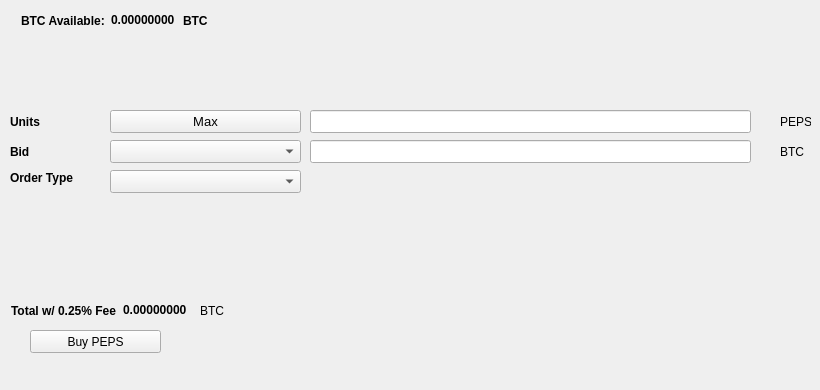
   <widget class="QWidget" name="BuyTab">
    <attribute name="title">
     <string>Buy</string>
    </attribute>
    <widget class="QPushButton" name="BuyPEPS">
     <property name="geometry">
      <rect>
       <x>30</x>
       <y>330</y>
       <width>131</width>
       <height>23</height>
      </rect>
     </property>
     <property name="text">
      <string>Buy PEPS</string>
     </property>
     <property name="icon">
      <iconset resource="../peps.qrc">
       <normaloff>:/icons/bitcoin</normaloff>:/icons/bitcoin</iconset>
     </property>
    </widget>
    <widget class="QLabel" name="label_3">
     <property name="geometry">
      <rect>
       <x>10</x>
       <y>110</y>
       <width>46</width>
       <height>23</height>
      </rect>
     </property>
     <property name="font">
      <font>
       <weight>75</weight>
       <bold>true</bold>
      </font>
     </property>
     <property name="text">
      <string>Units</string>
     </property>
    </widget>
    <widget class="QLineEdit" name="UnitsInput">
     <property name="geometry">
      <rect>
       <x>310</x>
       <y>110</y>
       <width>441</width>
       <height>23</height>
      </rect>
     </property>
     <property name="font">
      <font>
       <pointsize>9</pointsize>
       <weight>75</weight>
       <bold>true</bold>
      </font>
     </property>
    </widget>
    <widget class="QLineEdit" name="BuyBidPriceEdit">
     <property name="geometry">
      <rect>
       <x>310</x>
       <y>140</y>
       <width>441</width>
       <height>23</height>
      </rect>
     </property>
     <property name="font">
      <font>
       <pointsize>9</pointsize>
       <weight>75</weight>
       <bold>true</bold>
      </font>
     </property>
    </widget>
    <widget class="QLabel" name="label_4">
     <property name="geometry">
      <rect>
       <x>780</x>
       <y>110</y>
       <width>31</width>
       <height>23</height>
      </rect>
     </property>
     <property name="text">
      <string>PEPS</string>
     </property>
    </widget>
    <widget class="QLabel" name="label_5">
     <property name="geometry">
      <rect>
       <x>780</x>
       <y>140</y>
       <width>31</width>
       <height>23</height>
      </rect>
     </property>
     <property name="text">
      <string>BTC</string>
     </property>
    </widget>
    <widget class="QLabel" name="label_6">
     <property name="geometry">
      <rect>
       <x>10</x>
       <y>140</y>
       <width>46</width>
       <height>23</height>
      </rect>
     </property>
     <property name="font">
      <font>
       <weight>75</weight>
       <bold>true</bold>
      </font>
     </property>
     <property name="text">
      <string>Bid</string>
     </property>
    </widget>
    <widget class="QLabel" name="label_7">
     <property name="geometry">
      <rect>
       <x>10</x>
       <y>170</y>
       <width>91</width>
       <height>16</height>
      </rect>
     </property>
     <property name="font">
      <font>
       <weight>75</weight>
       <bold>true</bold>
      </font>
     </property>
     <property name="text">
      <string>Order Type</string>
     </property>
    </widget>
    <widget class="QPushButton" name="Buy_Max_Amount">
     <property name="geometry">
      <rect>
       <x>110</x>
       <y>110</y>
       <width>191</width>
       <height>23</height>
      </rect>
     </property>
     <property name="font">
      <font>
       <pointsize>10</pointsize>
      </font>
     </property>
     <property name="text">
      <string>Max</string>
     </property>
    </widget>
    <widget class="QComboBox" name="BuyBidcomboBox">
     <property name="geometry">
      <rect>
       <x>110</x>
       <y>140</y>
       <width>191</width>
       <height>23</height>
      </rect>
     </property>
     <property name="font">
      <font>
       <pointsize>10</pointsize>
      </font>
     </property>
    </widget>
    <widget class="QComboBox" name="buyOrdertypeCombo">
     <property name="geometry">
      <rect>
       <x>110</x>
       <y>170</y>
       <width>191</width>
       <height>23</height>
      </rect>
     </property>
     <property name="font">
      <font>
       <pointsize>10</pointsize>
      </font>
     </property>
    </widget>
    <widget class="QWidget" name="layoutWidget1">
     <property name="geometry">
      <rect>
       <x>21</x>
       <y>11</y>
       <width>227</width>
       <height>19</height>
      </rect>
     </property>
     <layout class="QHBoxLayout" name="horizontalLayout_3">
      <item>
       <widget class="QLabel" name="label232">
        <property name="font">
         <font>
          <weight>75</weight>
          <bold>true</bold>
         </font>
        </property>
        <property name="text">
         <string>BTC Available:</string>
        </property>
       </widget>
      </item>
      <item>
       <widget class="QLabel" name="BtcAvailableLbl">
        <property name="palette">
         <palette>
          <active>
           <colorrole role="WindowText">
            <brush brushstyle="SolidPattern">
             <color alpha="255">
              <red>0</red>
              <green>0</green>
              <blue>0</blue>
             </color>
            </brush>
           </colorrole>
           <colorrole role="Button">
            <brush brushstyle="SolidPattern">
             <color alpha="255">
              <red>0</red>
              <green>170</green>
              <blue>0</blue>
             </color>
            </brush>
           </colorrole>
           <colorrole role="Light">
            <brush brushstyle="SolidPattern">
             <color alpha="255">
              <red>0</red>
              <green>255</green>
              <blue>0</blue>
             </color>
            </brush>
           </colorrole>
           <colorrole role="Midlight">
            <brush brushstyle="SolidPattern">
             <color alpha="255">
              <red>0</red>
              <green>212</green>
              <blue>0</blue>
             </color>
            </brush>
           </colorrole>
           <colorrole role="Dark">
            <brush brushstyle="SolidPattern">
             <color alpha="255">
              <red>0</red>
              <green>85</green>
              <blue>0</blue>
             </color>
            </brush>
           </colorrole>
           <colorrole role="Mid">
            <brush brushstyle="SolidPattern">
             <color alpha="255">
              <red>0</red>
              <green>113</green>
              <blue>0</blue>
             </color>
            </brush>
           </colorrole>
           <colorrole role="Text">
            <brush brushstyle="SolidPattern">
             <color alpha="255">
              <red>0</red>
              <green>170</green>
              <blue>0</blue>
             </color>
            </brush>
           </colorrole>
           <colorrole role="BrightText">
            <brush brushstyle="SolidPattern">
             <color alpha="255">
              <red>255</red>
              <green>255</green>
              <blue>255</blue>
             </color>
            </brush>
           </colorrole>
           <colorrole role="ButtonText">
            <brush brushstyle="SolidPattern">
             <color alpha="255">
              <red>0</red>
              <green>0</green>
              <blue>0</blue>
             </color>
            </brush>
           </colorrole>
           <colorrole role="Base">
            <brush brushstyle="SolidPattern">
             <color alpha="255">
              <red>255</red>
              <green>255</green>
              <blue>255</blue>
             </color>
            </brush>
           </colorrole>
           <colorrole role="Window">
            <brush brushstyle="SolidPattern">
             <color alpha="255">
              <red>0</red>
              <green>170</green>
              <blue>0</blue>
             </color>
            </brush>
           </colorrole>
           <colorrole role="Shadow">
            <brush brushstyle="SolidPattern">
             <color alpha="255">
              <red>0</red>
              <green>0</green>
              <blue>0</blue>
             </color>
            </brush>
           </colorrole>
           <colorrole role="AlternateBase">
            <brush brushstyle="SolidPattern">
             <color alpha="255">
              <red>127</red>
              <green>212</green>
              <blue>127</blue>
             </color>
            </brush>
           </colorrole>
           <colorrole role="ToolTipBase">
            <brush brushstyle="SolidPattern">
             <color alpha="255">
              <red>255</red>
              <green>255</green>
              <blue>220</blue>
             </color>
            </brush>
           </colorrole>
           <colorrole role="ToolTipText">
            <brush brushstyle="SolidPattern">
             <color alpha="255">
              <red>0</red>
              <green>0</green>
              <blue>0</blue>
             </color>
            </brush>
           </colorrole>
          </active>
          <inactive>
           <colorrole role="WindowText">
            <brush brushstyle="SolidPattern">
             <color alpha="255">
              <red>0</red>
              <green>0</green>
              <blue>0</blue>
             </color>
            </brush>
           </colorrole>
           <colorrole role="Button">
            <brush brushstyle="SolidPattern">
             <color alpha="255">
              <red>0</red>
              <green>170</green>
              <blue>0</blue>
             </color>
            </brush>
           </colorrole>
           <colorrole role="Light">
            <brush brushstyle="SolidPattern">
             <color alpha="255">
              <red>0</red>
              <green>255</green>
              <blue>0</blue>
             </color>
            </brush>
           </colorrole>
           <colorrole role="Midlight">
            <brush brushstyle="SolidPattern">
             <color alpha="255">
              <red>0</red>
              <green>212</green>
              <blue>0</blue>
             </color>
            </brush>
           </colorrole>
           <colorrole role="Dark">
            <brush brushstyle="SolidPattern">
             <color alpha="255">
              <red>0</red>
              <green>85</green>
              <blue>0</blue>
             </color>
            </brush>
           </colorrole>
           <colorrole role="Mid">
            <brush brushstyle="SolidPattern">
             <color alpha="255">
              <red>0</red>
              <green>113</green>
              <blue>0</blue>
             </color>
            </brush>
           </colorrole>
           <colorrole role="Text">
            <brush brushstyle="SolidPattern">
             <color alpha="255">
              <red>0</red>
              <green>170</green>
              <blue>0</blue>
             </color>
            </brush>
           </colorrole>
           <colorrole role="BrightText">
            <brush brushstyle="SolidPattern">
             <color alpha="255">
              <red>255</red>
              <green>255</green>
              <blue>255</blue>
             </color>
            </brush>
           </colorrole>
           <colorrole role="ButtonText">
            <brush brushstyle="SolidPattern">
             <color alpha="255">
              <red>0</red>
              <green>0</green>
              <blue>0</blue>
             </color>
            </brush>
           </colorrole>
           <colorrole role="Base">
            <brush brushstyle="SolidPattern">
             <color alpha="255">
              <red>255</red>
              <green>255</green>
              <blue>255</blue>
             </color>
            </brush>
           </colorrole>
           <colorrole role="Window">
            <brush brushstyle="SolidPattern">
             <color alpha="255">
              <red>0</red>
              <green>170</green>
              <blue>0</blue>
             </color>
            </brush>
           </colorrole>
           <colorrole role="Shadow">
            <brush brushstyle="SolidPattern">
             <color alpha="255">
              <red>0</red>
              <green>0</green>
              <blue>0</blue>
             </color>
            </brush>
           </colorrole>
           <colorrole role="AlternateBase">
            <brush brushstyle="SolidPattern">
             <color alpha="255">
              <red>127</red>
              <green>212</green>
              <blue>127</blue>
             </color>
            </brush>
           </colorrole>
           <colorrole role="ToolTipBase">
            <brush brushstyle="SolidPattern">
             <color alpha="255">
              <red>255</red>
              <green>255</green>
              <blue>220</blue>
             </color>
            </brush>
           </colorrole>
           <colorrole role="ToolTipText">
            <brush brushstyle="SolidPattern">
             <color alpha="255">
              <red>0</red>
              <green>0</green>
              <blue>0</blue>
             </color>
            </brush>
           </colorrole>
          </inactive>
          <disabled>
           <colorrole role="WindowText">
            <brush brushstyle="SolidPattern">
             <color alpha="255">
              <red>0</red>
              <green>85</green>
              <blue>0</blue>
             </color>
            </brush>
           </colorrole>
           <colorrole role="Button">
            <brush brushstyle="SolidPattern">
             <color alpha="255">
              <red>0</red>
              <green>170</green>
              <blue>0</blue>
             </color>
            </brush>
           </colorrole>
           <colorrole role="Light">
            <brush brushstyle="SolidPattern">
             <color alpha="255">
              <red>0</red>
              <green>255</green>
              <blue>0</blue>
             </color>
            </brush>
           </colorrole>
           <colorrole role="Midlight">
            <brush brushstyle="SolidPattern">
             <color alpha="255">
              <red>0</red>
              <green>212</green>
              <blue>0</blue>
             </color>
            </brush>
           </colorrole>
           <colorrole role="Dark">
            <brush brushstyle="SolidPattern">
             <color alpha="255">
              <red>0</red>
              <green>85</green>
              <blue>0</blue>
             </color>
            </brush>
           </colorrole>
           <colorrole role="Mid">
            <brush brushstyle="SolidPattern">
             <color alpha="255">
              <red>0</red>
              <green>113</green>
              <blue>0</blue>
             </color>
            </brush>
           </colorrole>
           <colorrole role="Text">
            <brush brushstyle="SolidPattern">
             <color alpha="255">
              <red>0</red>
              <green>85</green>
              <blue>0</blue>
             </color>
            </brush>
           </colorrole>
           <colorrole role="BrightText">
            <brush brushstyle="SolidPattern">
             <color alpha="255">
              <red>255</red>
              <green>255</green>
              <blue>255</blue>
             </color>
            </brush>
           </colorrole>
           <colorrole role="ButtonText">
            <brush brushstyle="SolidPattern">
             <color alpha="255">
              <red>0</red>
              <green>85</green>
              <blue>0</blue>
             </color>
            </brush>
           </colorrole>
           <colorrole role="Base">
            <brush brushstyle="SolidPattern">
             <color alpha="255">
              <red>0</red>
              <green>170</green>
              <blue>0</blue>
             </color>
            </brush>
           </colorrole>
           <colorrole role="Window">
            <brush brushstyle="SolidPattern">
             <color alpha="255">
              <red>0</red>
              <green>170</green>
              <blue>0</blue>
             </color>
            </brush>
           </colorrole>
           <colorrole role="Shadow">
            <brush brushstyle="SolidPattern">
             <color alpha="255">
              <red>0</red>
              <green>0</green>
              <blue>0</blue>
             </color>
            </brush>
           </colorrole>
           <colorrole role="AlternateBase">
            <brush brushstyle="SolidPattern">
             <color alpha="255">
              <red>0</red>
              <green>170</green>
              <blue>0</blue>
             </color>
            </brush>
           </colorrole>
           <colorrole role="ToolTipBase">
            <brush brushstyle="SolidPattern">
             <color alpha="255">
              <red>255</red>
              <green>255</green>
              <blue>220</blue>
             </color>
            </brush>
           </colorrole>
           <colorrole role="ToolTipText">
            <brush brushstyle="SolidPattern">
             <color alpha="255">
              <red>0</red>
              <green>0</green>
              <blue>0</blue>
             </color>
            </brush>
           </colorrole>
          </disabled>
         </palette>
        </property>
        <property name="font">
         <font>
          <weight>75</weight>
          <bold>true</bold>
         </font>
        </property>
        <property name="text">
         <string>0.00000000</string>
        </property>
        <property name="textInteractionFlags">
         <set>Qt::LinksAccessibleByMouse|Qt::TextSelectableByKeyboard|Qt::TextSelectableByMouse</set>
        </property>
       </widget>
      </item>
      <item>
       <widget class="QLabel" name="BtcAvailableLbl_2">
        <property name="font">
         <font>
          <weight>75</weight>
          <bold>true</bold>
         </font>
        </property>
        <property name="text">
         <string>BTC</string>
        </property>
       </widget>
      </item>
     </layout>
    </widget>
    <widget class="QWidget" name="layoutWidge2">
     <property name="geometry">
      <rect>
       <x>11</x>
       <y>301</y>
       <width>259</width>
       <height>19</height>
      </rect>
     </property>
     <layout class="QHBoxLayout" name="horizontalLayout_4">
      <item>
       <widget class="QLabel" name="label_9">
        <property name="font">
         <font>
          <weight>75</weight>
          <bold>true</bold>
         </font>
        </property>
        <property name="text">
         <string>Total w/ 0.25% Fee</string>
        </property>
       </widget>
      </item>
      <item>
       <widget class="QLabel" name="BuyCostLabel">
        <property name="palette">
         <palette>
          <active>
           <colorrole role="WindowText">
            <brush brushstyle="SolidPattern">
             <color alpha="255">
              <red>0</red>
              <green>0</green>
              <blue>0</blue>
             </color>
            </brush>
           </colorrole>
           <colorrole role="Button">
            <brush brushstyle="SolidPattern">
             <color alpha="255">
              <red>0</red>
              <green>170</green>
              <blue>0</blue>
             </color>
            </brush>
           </colorrole>
           <colorrole role="Light">
            <brush brushstyle="SolidPattern">
             <color alpha="255">
              <red>0</red>
              <green>255</green>
              <blue>0</blue>
             </color>
            </brush>
           </colorrole>
           <colorrole role="Midlight">
            <brush brushstyle="SolidPattern">
             <color alpha="255">
              <red>0</red>
              <green>212</green>
              <blue>0</blue>
             </color>
            </brush>
           </colorrole>
           <colorrole role="Dark">
            <brush brushstyle="SolidPattern">
             <color alpha="255">
              <red>0</red>
              <green>85</green>
              <blue>0</blue>
             </color>
            </brush>
           </colorrole>
           <colorrole role="Mid">
            <brush brushstyle="SolidPattern">
             <color alpha="255">
              <red>0</red>
              <green>113</green>
              <blue>0</blue>
             </color>
            </brush>
           </colorrole>
           <colorrole role="Text">
            <brush brushstyle="SolidPattern">
             <color alpha="255">
              <red>0</red>
              <green>170</green>
              <blue>0</blue>
             </color>
            </brush>
           </colorrole>
           <colorrole role="BrightText">
            <brush brushstyle="SolidPattern">
             <color alpha="255">
              <red>255</red>
              <green>255</green>
              <blue>255</blue>
             </color>
            </brush>
           </colorrole>
           <colorrole role="ButtonText">
            <brush brushstyle="SolidPattern">
             <color alpha="255">
              <red>0</red>
              <green>0</green>
              <blue>0</blue>
             </color>
            </brush>
           </colorrole>
           <colorrole role="Base">
            <brush brushstyle="SolidPattern">
             <color alpha="255">
              <red>255</red>
              <green>255</green>
              <blue>255</blue>
             </color>
            </brush>
           </colorrole>
           <colorrole role="Window">
            <brush brushstyle="SolidPattern">
             <color alpha="255">
              <red>0</red>
              <green>170</green>
              <blue>0</blue>
             </color>
            </brush>
           </colorrole>
           <colorrole role="Shadow">
            <brush brushstyle="SolidPattern">
             <color alpha="255">
              <red>0</red>
              <green>0</green>
              <blue>0</blue>
             </color>
            </brush>
           </colorrole>
           <colorrole role="AlternateBase">
            <brush brushstyle="SolidPattern">
             <color alpha="255">
              <red>127</red>
              <green>212</green>
              <blue>127</blue>
             </color>
            </brush>
           </colorrole>
           <colorrole role="ToolTipBase">
            <brush brushstyle="SolidPattern">
             <color alpha="255">
              <red>255</red>
              <green>255</green>
              <blue>220</blue>
             </color>
            </brush>
           </colorrole>
           <colorrole role="ToolTipText">
            <brush brushstyle="SolidPattern">
             <color alpha="255">
              <red>0</red>
              <green>0</green>
              <blue>0</blue>
             </color>
            </brush>
           </colorrole>
          </active>
          <inactive>
           <colorrole role="WindowText">
            <brush brushstyle="SolidPattern">
             <color alpha="255">
              <red>0</red>
              <green>0</green>
              <blue>0</blue>
             </color>
            </brush>
           </colorrole>
           <colorrole role="Button">
            <brush brushstyle="SolidPattern">
             <color alpha="255">
              <red>0</red>
              <green>170</green>
              <blue>0</blue>
             </color>
            </brush>
           </colorrole>
           <colorrole role="Light">
            <brush brushstyle="SolidPattern">
             <color alpha="255">
              <red>0</red>
              <green>255</green>
              <blue>0</blue>
             </color>
            </brush>
           </colorrole>
           <colorrole role="Midlight">
            <brush brushstyle="SolidPattern">
             <color alpha="255">
              <red>0</red>
              <green>212</green>
              <blue>0</blue>
             </color>
            </brush>
           </colorrole>
           <colorrole role="Dark">
            <brush brushstyle="SolidPattern">
             <color alpha="255">
              <red>0</red>
              <green>85</green>
              <blue>0</blue>
             </color>
            </brush>
           </colorrole>
           <colorrole role="Mid">
            <brush brushstyle="SolidPattern">
             <color alpha="255">
              <red>0</red>
              <green>113</green>
              <blue>0</blue>
             </color>
            </brush>
           </colorrole>
           <colorrole role="Text">
            <brush brushstyle="SolidPattern">
             <color alpha="255">
              <red>0</red>
              <green>170</green>
              <blue>0</blue>
             </color>
            </brush>
           </colorrole>
           <colorrole role="BrightText">
            <brush brushstyle="SolidPattern">
             <color alpha="255">
              <red>255</red>
              <green>255</green>
              <blue>255</blue>
             </color>
            </brush>
           </colorrole>
           <colorrole role="ButtonText">
            <brush brushstyle="SolidPattern">
             <color alpha="255">
              <red>0</red>
              <green>0</green>
              <blue>0</blue>
             </color>
            </brush>
           </colorrole>
           <colorrole role="Base">
            <brush brushstyle="SolidPattern">
             <color alpha="255">
              <red>255</red>
              <green>255</green>
              <blue>255</blue>
             </color>
            </brush>
           </colorrole>
           <colorrole role="Window">
            <brush brushstyle="SolidPattern">
             <color alpha="255">
              <red>0</red>
              <green>170</green>
              <blue>0</blue>
             </color>
            </brush>
           </colorrole>
           <colorrole role="Shadow">
            <brush brushstyle="SolidPattern">
             <color alpha="255">
              <red>0</red>
              <green>0</green>
              <blue>0</blue>
             </color>
            </brush>
           </colorrole>
           <colorrole role="AlternateBase">
            <brush brushstyle="SolidPattern">
             <color alpha="255">
              <red>127</red>
              <green>212</green>
              <blue>127</blue>
             </color>
            </brush>
           </colorrole>
           <colorrole role="ToolTipBase">
            <brush brushstyle="SolidPattern">
             <color alpha="255">
              <red>255</red>
              <green>255</green>
              <blue>220</blue>
             </color>
            </brush>
           </colorrole>
           <colorrole role="ToolTipText">
            <brush brushstyle="SolidPattern">
             <color alpha="255">
              <red>0</red>
              <green>0</green>
              <blue>0</blue>
             </color>
            </brush>
           </colorrole>
          </inactive>
          <disabled>
           <colorrole role="WindowText">
            <brush brushstyle="SolidPattern">
             <color alpha="255">
              <red>0</red>
              <green>85</green>
              <blue>0</blue>
             </color>
            </brush>
           </colorrole>
           <colorrole role="Button">
            <brush brushstyle="SolidPattern">
             <color alpha="255">
              <red>0</red>
              <green>170</green>
              <blue>0</blue>
             </color>
            </brush>
           </colorrole>
           <colorrole role="Light">
            <brush brushstyle="SolidPattern">
             <color alpha="255">
              <red>0</red>
              <green>255</green>
              <blue>0</blue>
             </color>
            </brush>
           </colorrole>
           <colorrole role="Midlight">
            <brush brushstyle="SolidPattern">
             <color alpha="255">
              <red>0</red>
              <green>212</green>
              <blue>0</blue>
             </color>
            </brush>
           </colorrole>
           <colorrole role="Dark">
            <brush brushstyle="SolidPattern">
             <color alpha="255">
              <red>0</red>
              <green>85</green>
              <blue>0</blue>
             </color>
            </brush>
           </colorrole>
           <colorrole role="Mid">
            <brush brushstyle="SolidPattern">
             <color alpha="255">
              <red>0</red>
              <green>113</green>
              <blue>0</blue>
             </color>
            </brush>
           </colorrole>
           <colorrole role="Text">
            <brush brushstyle="SolidPattern">
             <color alpha="255">
              <red>0</red>
              <green>85</green>
              <blue>0</blue>
             </color>
            </brush>
           </colorrole>
           <colorrole role="BrightText">
            <brush brushstyle="SolidPattern">
             <color alpha="255">
              <red>255</red>
              <green>255</green>
              <blue>255</blue>
             </color>
            </brush>
           </colorrole>
           <colorrole role="ButtonText">
            <brush brushstyle="SolidPattern">
             <color alpha="255">
              <red>0</red>
              <green>85</green>
              <blue>0</blue>
             </color>
            </brush>
           </colorrole>
           <colorrole role="Base">
            <brush brushstyle="SolidPattern">
             <color alpha="255">
              <red>0</red>
              <green>170</green>
              <blue>0</blue>
             </color>
            </brush>
           </colorrole>
           <colorrole role="Window">
            <brush brushstyle="SolidPattern">
             <color alpha="255">
              <red>0</red>
              <green>170</green>
              <blue>0</blue>
             </color>
            </brush>
           </colorrole>
           <colorrole role="Shadow">
            <brush brushstyle="SolidPattern">
             <color alpha="255">
              <red>0</red>
              <green>0</green>
              <blue>0</blue>
             </color>
            </brush>
           </colorrole>
           <colorrole role="AlternateBase">
            <brush brushstyle="SolidPattern">
             <color alpha="255">
              <red>0</red>
              <green>170</green>
              <blue>0</blue>
             </color>
            </brush>
           </colorrole>
           <colorrole role="ToolTipBase">
            <brush brushstyle="SolidPattern">
             <color alpha="255">
              <red>255</red>
              <green>255</green>
              <blue>220</blue>
             </color>
            </brush>
           </colorrole>
           <colorrole role="ToolTipText">
            <brush brushstyle="SolidPattern">
             <color alpha="255">
              <red>0</red>
              <green>0</green>
              <blue>0</blue>
             </color>
            </brush>
           </colorrole>
          </disabled>
         </palette>
        </property>
        <property name="font">
         <font>
          <weight>75</weight>
          <bold>true</bold>
         </font>
        </property>
        <property name="autoFillBackground">
         <bool>false</bool>
        </property>
        <property name="text">
         <string>0.00000000</string>
        </property>
        <property name="textInteractionFlags">
         <set>Qt::LinksAccessibleByMouse|Qt::TextSelectableByMouse</set>
        </property>
       </widget>
      </item>
      <item>
       <widget class="QLabel" name="label_10">
        <property name="font">
         <font>
          <weight>50</weight>
          <bold>false</bold>
         </font>
        </property>
        <property name="text">
         <string>BTC</string>
        </property>
       </widget>
      </item>
     </layout>
    </widget>
    <widget class="QLabel" name="label_24">
     <property name="geometry">
      <rect>
       <x>460</x>
       <y>300</y>
       <width>281</width>
       <height>81</height>
      </rect>
     </property>
     <property name="text">
      <string/>
     </property>
     <property name="pixmap">
      <pixmap>:/images/bittrex</pixmap>
     </property>
    </widget>
   </widget>
